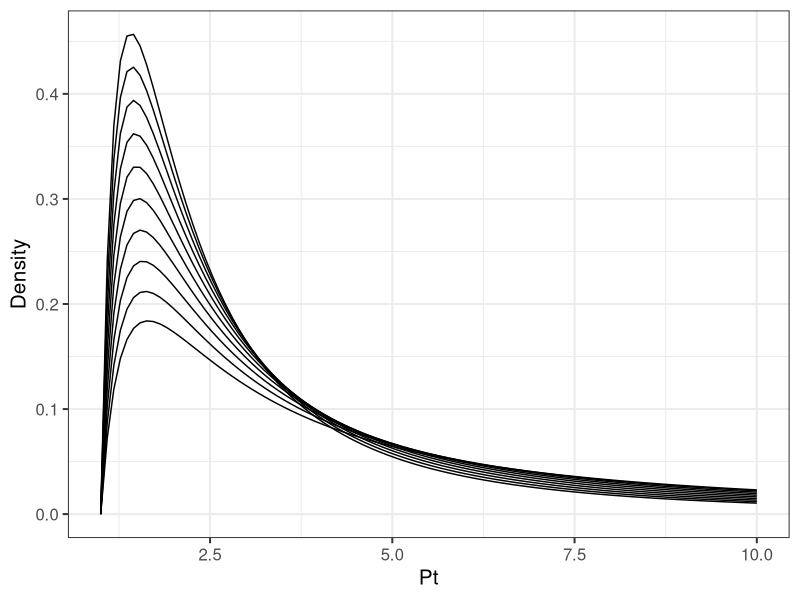
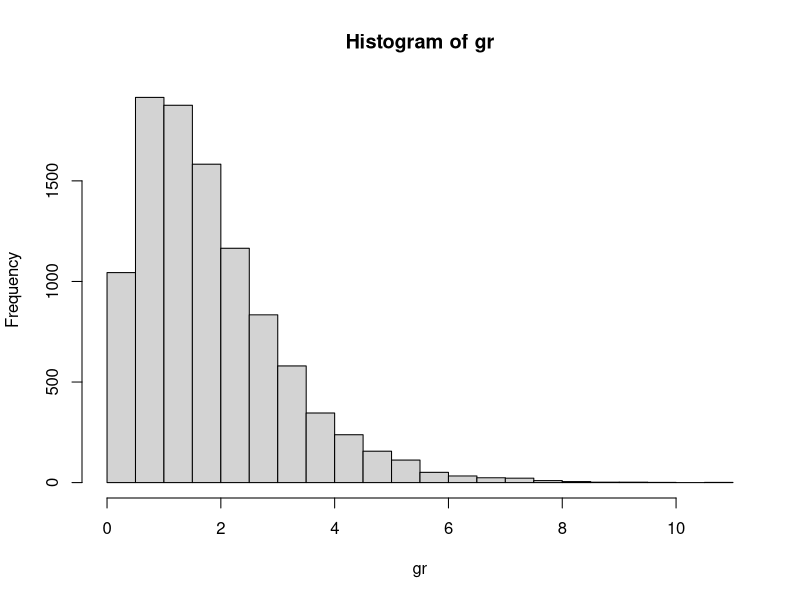
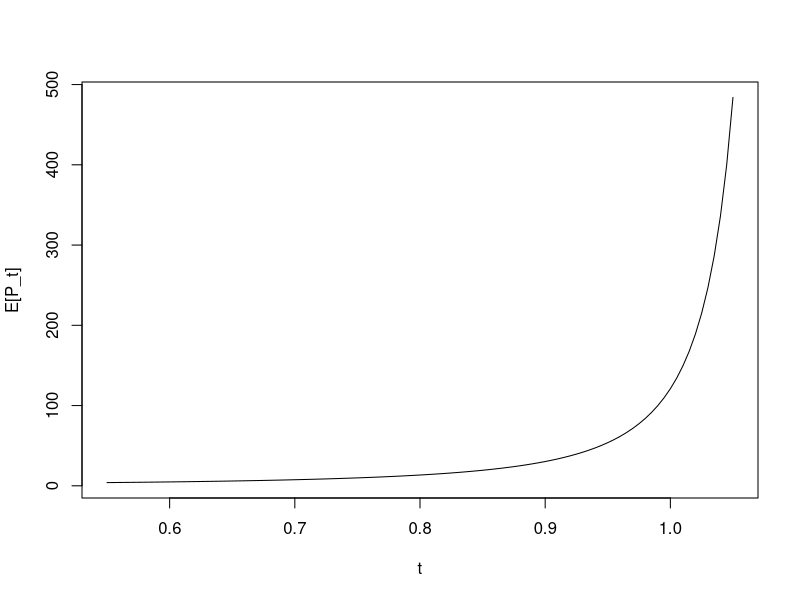

Write R code to recreate these figures, in order.
## ---- chunk 1
library(ggplot2)
knitr::opts_chunk$set(echo = TRUE)
## ---- chunk 2

gammaGroTau <- function(pt, alpha, beta, tau){
  gG_density <- ((beta^alpha)/(gamma(alpha)))*((tau/beta)^alpha)*((log(pt))^(alpha-1))*pt^(-(tau + 1));
  return(gG_density);
}


p1b <- ggplot(data = data.frame(x = c(1,10)),aes(x)) + 
       stat_function(fun=gammaGroTau, args = list(alpha=2,beta=1.1,tau=1)) + 
       labs(
         x = "Pt",
         y = "Density"
       ) + 
      theme_bw(base_size = 15)
  for(i in 1:9){
  p1b <- p1b + 
    stat_function(fun=gammaGroTau, args = list(alpha=2,beta=1.1,tau=1+i*0.1))
  }

print(p1b)



## ---- chunk 3
N <- 10^4
times <- 10^2+10
alpha <- 2
beta <- 1.1 
gr <- rgamma(N,alpha,beta)
hist(gr,breaks=30)

# Empirical simulation of the spatial mean 
Pt <- matrix(0,N,times)
Pt[,1] <- 1
for(i in 1:N){
  for(j in 2:times){
    Pt[i,j] <- Pt[i,1]*exp(gr[i]*0.01*j)
  }
}

#hist(Pt[,2],breaks=20)
#apply(Pt,2,mean)
#plot(apply(Pt,2,mean))
sp_mean <- apply(Pt,2,mean)
#plot(seq(1,110,1),log(sp_mean))
sim_df <- data.frame(time = seq(1,110,1), spMean_sim = sp_mean)

# Analytical solution 
solved <- function(x,beta=beta,alpha=alpha){
  return((beta/(beta-x))^alpha)
}

# Plotting empirical and analytical side-by-side 
#ggplot() +
#  geom_line(data=sim_df,aes(x=0.01*time,y=spMean_sim)) + 
#  stat_function(fun=solved,args=list(alpha=alpha,beta=beta),color="red") + 
#  scale_x_continuous(limits=c(0,1))
  

curve((beta/(beta-x))^alpha,0.55,1.05, xlab = "t", ylab = "E[P_t]")

